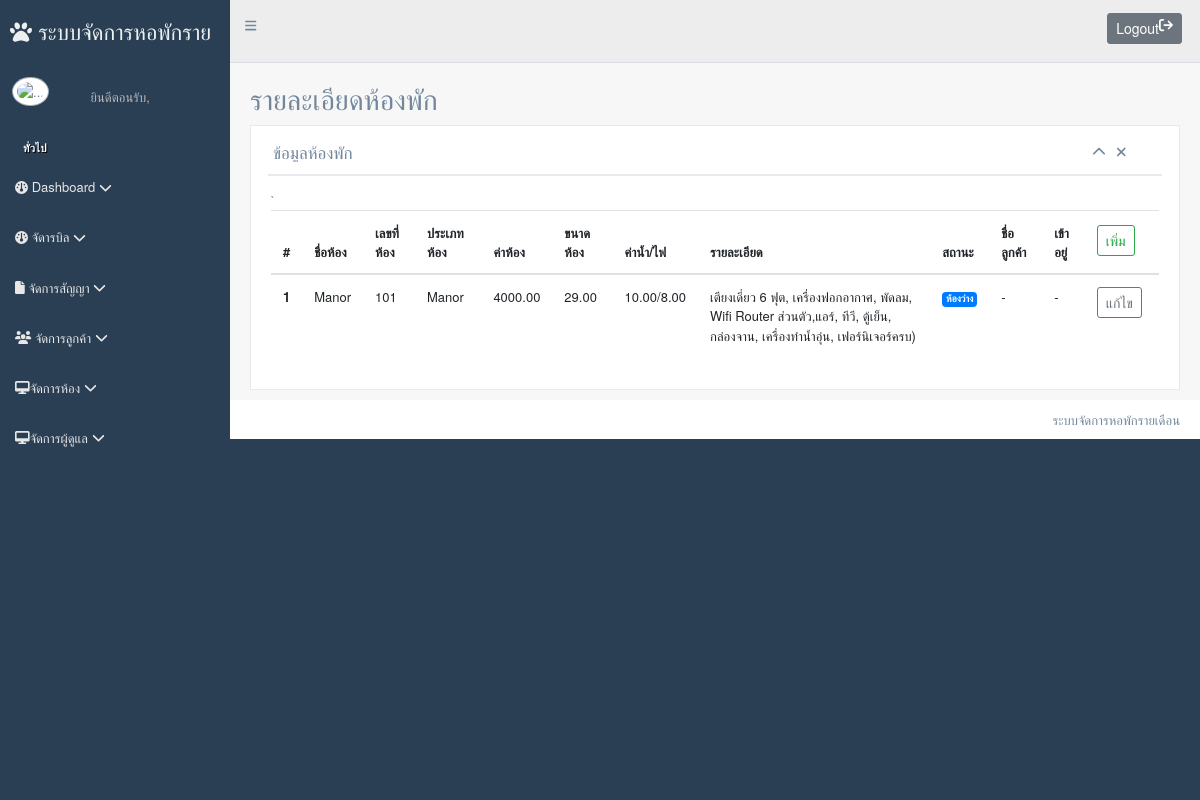
Page /index.php/home/room on the committed database.
### tables this page shows
CREATE TABLE `room` (
  `RM_ID` int(11) NOT NULL,
  `RM_NUMBER` varchar(100) NOT NULL COMMENT 'เลขห้อง',
  `RM_STATUS` varchar(30) NOT NULL DEFAULT '1',
  `RM_USE` varchar(13) NOT NULL DEFAULT '1' COMMENT '1 ว่าง  S ถูกจอง 0 ไม่ว่าง',
  `RT_ID` int(11) NOT NULL COMMENT 'รหัส TYPE',
  `RM_NAME` varchar(255) NOT NULL COMMENT 'ชื่อห้อง',
  `USER_ID` int(11) DEFAULT NULL COMMENT 'คนที่พัก',
  `RM_MOVEINDATE` date DEFAULT NULL COMMENT 'วันที่เริ่มเข้าอยู่',
  `RM_DETAILS` text DEFAULT NULL,
  `RM_MCO_ID` int(11) DEFAULT NULL
);

CREATE TABLE `room_type` (
  `RT_ID` int(11) NOT NULL,
  `RT_NAME` varchar(50) NOT NULL,
  `RT_STATUS` varchar(5) DEFAULT '1',
  `RT_STAMP` datetime NOT NULL DEFAULT current_timestamp() ON UPDATE current_timestamp(),
  `RT_DEPOSIT` decimal(10,2) DEFAULT NULL COMMENT 'เงินประกัน',
  `RT_RESERVE` decimal(10,2) DEFAULT NULL COMMENT 'ทำสัญญาจอง',
  `RT_MOVEIN` decimal(10,2) DEFAULT NULL COMMENT 'ทำสัญญาย้ายเข้า',
  `RT_WATER` decimal(10,2) DEFAULT 10.00 COMMENT 'ค่าน้ำ  0-10 เหมาจ่าย ต่อไป 10/unit',
  `RT_ELECTRICCTY` decimal(10,2) DEFAULT 8.00 COMMENT 'ค่าไฟ',
  `RT_DETAILS` text DEFAULT NULL COMMENT 'รายละเอียดห้อง',
  `RT_ROOMRENT` decimal(10,2) DEFAULT NULL COMMENT 'ค่าห้อง',
  `RT_ROOMSIZE` decimal(10,2) DEFAULT NULL COMMENT 'ตร.ม',
  `RT_ROOMSIZE_D` varchar(50) DEFAULT NULL COMMENT 'รายละเอียดขนาดห้อง',
  `RT_CONDITIONS` text NOT NULL DEFAULT 'คืนตอนหมดสัญญา โอนเงินคืนหลังจากคืน ห้อง 2 สัปดาห์' COMMENT 'เงือนไขการคืนเงิน'
);

### application/views/room.php (the view, shortened to what the rows shown need)
<div class="right_col" role="main">
	<div class="">
		<div class="row">
			<div class="col-md-12 col-sm-12  ">
				<div class="x_panel">
					<div class="x_title">
						<h2>ข้อมูลห้องพัก</h2>
					</div>
					<div class="x_content">
						<table class="table">
							<thead>
								<tr>
									<th>#</th>
									<th>ชื่อห้อง</th>
									<th>เลขที่ห้อง</th>
									<th>ประเภทห้อง</th>
									<th>ค่าห้อง</th>
									<th>ขนาดห้อง</th>
									<th>ค่าน้ำ/ไฟ</th>
									<th>รายละเอียด</th>
									<th>สถานะ</th>
									<th>ชื่อลูกค้า</th>
									<th>เข้าอยู่</th>
									<th><a class="btn btn-sm btn-outline-success" href="<?= base_url('home/room_view_add') ?>">เพิ่ม</a></th>
								</tr>
							</thead>
							<tbody>
								<?php foreach ($room_all as $key => $ii) : ?>`
								<tr>
									<th scope="row"><?= $key + 1 ?></th>
									<td><?= $ii->RM_NAME ?> </td>
									<td><?= $ii->RM_NUMBER ?> </td>
									<td><?= $ii->RT_NAME ?> </td>
									<td><?= $ii->RT_ROOMRENT ?> </td>
									<td><?= $ii->RT_ROOMSIZE ?> </td>
									<td><?= $ii->RT_WATER . '/' . $ii->RT_ELECTRICCTY ?> </td>
									<td><?= $ii->RM_DETAILS ?> </td>
									<td><?= $ii->RM_USE == 1 ? "<span class='badge  badge-primary'>ห้องว่าง</span>" : "<span class='badge badge-danger'>ไม่ว่าง</span>" ?> </td>
									<td><?= $ii->USER_NAME == null ? "-" : $ii->USER_NAME  ?> </td>
									<td><?= $ii->RM_MOVEINDATE == null ? "-" : DateThai($ii->RM_MOVEINDATE)   ?> </td>
									<td>
										<a class="btn btn-sm btn-outline-secondary" href="<?= base_url('home/room_view_edit/' . $ii->RM_ID) ?>">แก้ไข</a>
									</td>
								</tr>
							<?php endforeach; ?>
							</tbody>
						</table>
					</div>
				</div>
			</div>
		</div>
	</div>
</div>

### rows in the picture
room: RM_NAME "Manor", RM_NUMBER "101", RT_ID.RT_NAME "Manor", RT_ID.RT_ROOMRENT "4000.00", RT_ID.RT_ROOMSIZE "29.00", RT_ID.RT_WATER "10.00", RT_ID.RT_ELECTRICCTY "8.00", RM_DETAILS "เตียงเดี่ยว 6 ฟุต, เครื่องฟอกอากาศ, พัดลม, Wifi Router ส่วนตัว,แอร์, ทีวี, ตู้เย็น, กล่องจาน, เครื่องทำน้ำอุ่น, เฟอร์นิเจอร์ครบ)", RM_USE "ห้องว่าง"

### other values in the picture
APP_NAME "ระบบจัดการหอพักรายเดือน"
